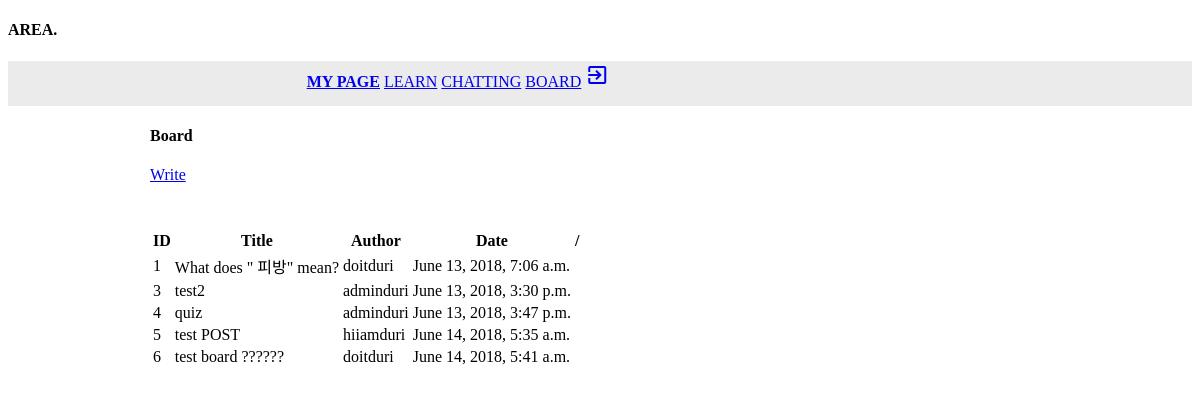
/board/, run on the app's committed database.
### board/models.py (models this page shows)
class Board(models.Model):
    title = models.CharField(max_length=50)
    content = models.TextField()
    date = models.DateTimeField(default=timezone.now)
    user_id = models.ForeignKey(User, on_delete = models.CASCADE)

### board/views.py (the view)
# urls.py: path('', views.index, name = 'list_board'),
def index(request):
    boards = Board.objects.all()
    return render(request, "board/board_index.html", {'boards' : boards})

### templates/board/board_index.html (shortened to what this page needs)
{% extends "base.html" %}
{% block content %}
  {% load staticfiles %}
        <main class="mdl-layout__content">
            <div class="mdl-grid portfolio-max-width">
             <div class="mdl-card mdl-cell mdl-cell--12-col ">
              <div class="mdl-card__supporting-text">
                <h4>Board</h4>
                  <a href="{%url 'create_board'%}" class="mdl-button mdl-js-button mdl-button--raised mdl-button--accent">Write</a>
                  <table style="margin: 5% 0; "class="mdl-data-table mdl-js-data-table mdl-cell--12-col">
                      <thead>
                        <tr>
                          <th  class="mdl-data-table__cell--non-numeric">ID</th>
                          <th>Title</th>
                          <th>Author</th>
                          <th>Date</th>
                          <th>/</th>
                        </tr>
                      </thead>
                      <tbody>
                      {% for b in boards%}
                       <tr style="cursor:pointer;" onClick="location.href='{% url 'show_board' b.id %}'" >
                        <td class="mdl-data-table__cell--non-numeric"> {{ b.id }} </td>
                        <td > {{ b.title }}</td>
                        <td> {{ b.user_id }}</td>
                        <td> {{ b.date }}</td>
                        <td>
                        </td>
                        </a></tr>
                      {%endfor%}
                      </tbody>
                    </table>
            </div>
        </main>
{% endblock content %}

### static/css/mdl.css (style rules this page uses)
.portfolio-max-width { max-width: 900px; margin: auto; }

### data on the page
Board: id "1", title "What does \" 피방\" mean?", user_id "doitduri", date "June 13, 2018, 7:06 a.m."
Board: id "3", title "test2", user_id "adminduri", date "June 13, 2018, 3:30 p.m."
Board: id "4", title "quiz", user_id "adminduri", date "June 13, 2018, 3:47 p.m."
Board: id "5", title "test POST", user_id "hiiamduri", date "June 14, 2018, 5:35 a.m."
Board: id "6", title "test board ??????", user_id "doitduri", date "June 14, 2018, 5:41 a.m."
